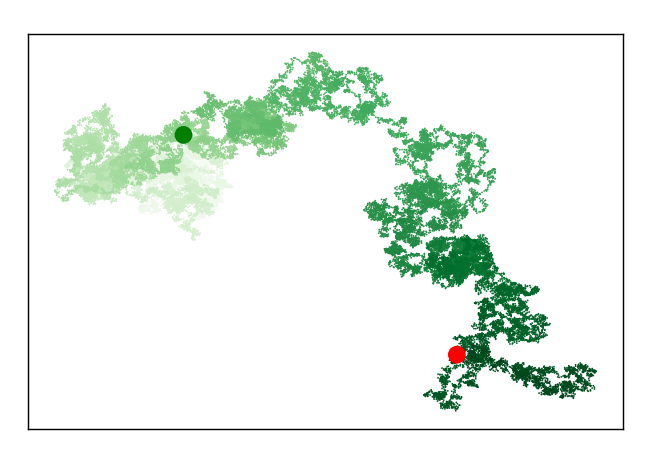

Python code for this plot:
import matplotlib.pyplot as plt

from random_walk import RandomWalk

# Keep making new walks, as long as the program is active
while True:
    # Make a random walk object, and plot the points
    rw = RandomWalk(50000)
    rw.fill_walk()

    # Set the size of the plotting window
    plt.figure(dpi=128, figsize=(6, 4))
    
    point_numbers = list(range(rw.num_points))
    plt.scatter(rw.x_values, rw.y_values, c=point_numbers, cmap=plt.cm.Greens,
                    edgecolor='none', s=1)
    
    # Emphasize the first and last points
    plt.scatter(0, 0, c='green', edgecolors='none', s = 100)
    plt.scatter(rw.x_values[-1], rw.y_values[-1], c='red', edgecolor='none',s=100)

    # Remove the axes.
    ax = plt.subplot(111)
    ax.get_xaxis().set_visible(False)
    ax.get_yaxis().set_visible(False)
    
    
    plt.show()

    keep_running = input('Make another walk?(y/n): ')
    if keep_running.lower() == 'n':
        break
